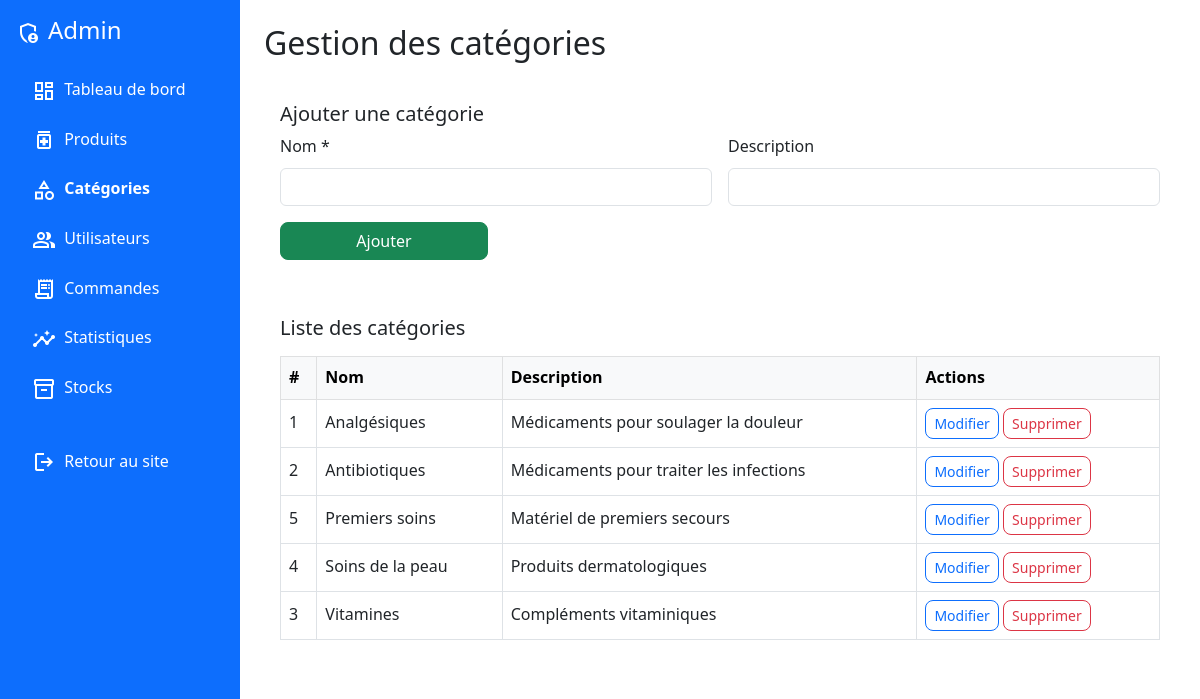
Screenshot of /admin/categories.php (signed in) with the database file from the repository.
### tables this page shows
CREATE TABLE IF NOT EXISTS `categories` (
  `id` int NOT NULL AUTO_INCREMENT,
  `nom` varchar(100) NOT NULL,
  `description` text,
  `created_at` timestamp NULL DEFAULT CURRENT_TIMESTAMP,
  PRIMARY KEY (`id`)
);

### admin/categories.php (the view, shortened to what this page needs)
<?php
$pdo = getDB();
$edit_cat = null;
$categories = $pdo->query('SELECT * FROM categories ORDER BY nom')->fetchAll();
?>
<!DOCTYPE html>
<html lang="fr">
<head>
    <link href="https://cdn.jsdelivr.net/npm/bootstrap@5.3.0/dist/css/bootstrap.min.css" rel="stylesheet">
    <link rel="stylesheet" href="../assets/css/style.css">
</head>
<body>
<div class="d-flex" style="min-height:100vh;">
    <nav class="bg-primary text-white p-3" style="width:240px;min-height:100vh;">
        <h4 class="mb-4"><span class="material-symbols-outlined me-2">admin_panel_settings</span>Admin</h4>
        <ul class="nav flex-column">
            <li class="nav-item mb-2"><a href="index.php" class="nav-link text-white"><span class="material-symbols-outlined me-1">dashboard</span> Tableau de bord</a></li>
            <li class="nav-item mb-2"><a href="produits.php" class="nav-link text-white"><span class="material-symbols-outlined me-1">medication</span> Produits</a></li>
            <li class="nav-item mb-2"><a href="categories.php" class="nav-link text-white fw-bold"><span class="material-symbols-outlined me-1">category</span> Catégories</a></li>
            <li class="nav-item mb-2"><a href="utilisateurs.php" class="nav-link text-white"><span class="material-symbols-outlined me-1">group</span> Utilisateurs</a></li>
            <li class="nav-item mb-2"><a href="commandes.php" class="nav-link text-white"><span class="material-symbols-outlined me-1">receipt_long</span> Commandes</a></li>
            <li class="nav-item mb-2"><a href="stats.php" class="nav-link text-white"><span class="material-symbols-outlined me-1">insights</span> Statistiques</a></li>
            <li class="nav-item mb-2"><a href="stocks.php" class="nav-link text-white"><span class="material-symbols-outlined me-1">inventory_2</span> Stocks</a></li>
            <li class="nav-item mt-4"><a href="../index.php" class="nav-link text-white"><span class="material-symbols-outlined me-1">logout</span> Retour au site</a></li>
        </ul>
    </nav>
    <div class="flex-grow-1 p-4">
        <h2 class="mb-4">Gestion des catégories</h2>
        <div class="card mb-4">
            <div class="card-body">
                <h5><?= $edit_cat ? 'Modifier la catégorie' : 'Ajouter une catégorie' ?></h5>
                <form method="post">
                    <div class="row g-3">
                        <div class="col-md-6">
                            <label class="form-label">Nom *</label>
                            <input type="text" name="nom" class="form-control" required value="<?= htmlspecialchars($edit_cat['nom'] ?? '') ?>">
                        </div>
                        <div class="col-md-6">
                            <label class="form-label">Description</label>
                            <input type="text" name="description" class="form-control" value="<?= htmlspecialchars($edit_cat['description'] ?? '') ?>">
                        </div>
                        <div class="col-md-3 d-flex align-items-end justify-content-end">
                            <button type="submit" class="btn btn-success w-100"><?= $edit_cat ? 'Enregistrer' : 'Ajouter' ?></button>
                        </div>
                    </div>
                </form>
            </div>
        </div>
        <div class="card">
            <div class="card-body">
                <h5 class="mb-3">Liste des catégories</h5>
                <div class="table-responsive">
                    <table class="table table-bordered align-middle">
                        <thead class="table-light">
                            <tr>
                                <th>#</th>
                                <th>Nom</th>
                                <th>Description</th>
                                <th>Actions</th>
                            </tr>
                        </thead>
                        <tbody>
                            <?php foreach ($categories as $cat): ?>
                            <tr>
                                <td><?= $cat['id'] ?></td>
                                <td><?= htmlspecialchars($cat['nom']) ?></td>
                                <td><?= htmlspecialchars($cat['description']) ?></td>
                                <td>
                                    <a href="?edit=<?= $cat['id'] ?>" class="btn btn-sm btn-outline-primary">Modifier</a>
                                    <a href="?delete=<?= $cat['id'] ?>" class="btn btn-sm btn-outline-danger" onclick="return confirm('Supprimer cette catégorie ?');">Supprimer</a>
                                </td>
                            </tr>
                            <?php endforeach; ?>
                        </tbody>
                    </table>
                </div>
            </div>
        </div>
    </div>
</div>
</body>
</html>

### assets/css/style.css (style rules this page uses)
:root { --primary-color: #0d6efd; --secondary-color: #6c757d; --success-color: #198754; --info-color: #0dcaf0; --warning-color: #ffc107; --danger-color: #dc3545; --light-color: #f8f9fa; --dark-color: #212529; }
* { margin: 0; padding: 0; box-sizing: border-box; }
body { font-family: 'Segoe UI', Tahoma, Geneva, Verdana, sans-serif; line-height: 1.6; color: var(--dark-color); }
.card { transition: transform 0.3s ease, box-shadow 0.3s ease; border: none; }
.btn { border-radius: 8px; font-weight: 500; transition: all 0.3s ease; }
.material-symbols-outlined { vertical-align: middle; }

### rows the page displays
categories: id "1", nom "Analgésiques", description "Médicaments pour soulager la douleur"
categories: id "2", nom "Antibiotiques", description "Médicaments pour traiter les infections"
categories: id "5", nom "Premiers soins", description "Matériel de premiers secours"
categories: id "4", nom "Soins de la peau", description "Produits dermatologiques"
categories: id "3", nom "Vitamines", description "Compléments vitaminiques"
